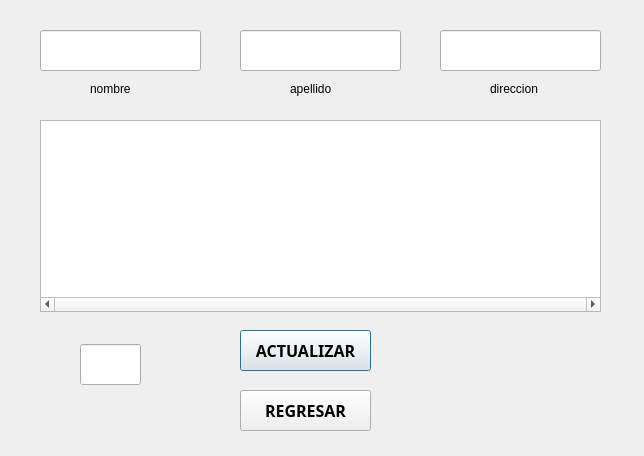
<?xml version="1.0" encoding="UTF-8"?>
<ui version="4.0">
 <class>Dialog</class>
 <widget class="QDialog" name="Dialog">
  <property name="geometry">
   <rect>
    <x>0</x>
    <y>0</y>
    <width>644</width>
    <height>456</height>
   </rect>
  </property>
  <property name="windowTitle">
   <string>Dialog</string>
  </property>
  <widget class="QTableWidget" name="table">
   <property name="geometry">
    <rect>
     <x>40</x>
     <y>120</y>
     <width>561</width>
     <height>192</height>
    </rect>
   </property>
   <property name="font">
    <font>
     <family>Hack Nerd Font Mono</family>
     <bold>true</bold>
    </font>
   </property>
   <property name="horizontalScrollBarPolicy">
    <enum>Qt::ScrollBarAlwaysOn</enum>
   </property>
  </widget>
  <widget class="QPushButton" name="btnactualizar">
   <property name="geometry">
    <rect>
     <x>240</x>
     <y>330</y>
     <width>131</width>
     <height>41</height>
    </rect>
   </property>
   <property name="font">
    <font>
     <family>Hack Nerd Font Mono</family>
     <pointsize>12</pointsize>
     <bold>true</bold>
    </font>
   </property>
   <property name="text">
    <string>ACTUALIZAR</string>
   </property>
  </widget>
  <widget class="QPushButton" name="return1">
   <property name="geometry">
    <rect>
     <x>240</x>
     <y>390</y>
     <width>131</width>
     <height>41</height>
    </rect>
   </property>
   <property name="font">
    <font>
     <family>Hack Nerd Font Mono</family>
     <pointsize>12</pointsize>
     <bold>true</bold>
    </font>
   </property>
   <property name="text">
    <string>REGRESAR</string>
   </property>
  </widget>
  <widget class="QLineEdit" name="tetxname">
   <property name="geometry">
    <rect>
     <x>40</x>
     <y>30</y>
     <width>161</width>
     <height>41</height>
    </rect>
   </property>
  </widget>
  <widget class="QLineEdit" name="textlastname">
   <property name="geometry">
    <rect>
     <x>240</x>
     <y>30</y>
     <width>161</width>
     <height>41</height>
    </rect>
   </property>
  </widget>
  <widget class="QLineEdit" name="textdirection">
   <property name="geometry">
    <rect>
     <x>440</x>
     <y>30</y>
     <width>161</width>
     <height>41</height>
    </rect>
   </property>
  </widget>
  <widget class="QLabel" name="label">
   <property name="geometry">
    <rect>
     <x>90</x>
     <y>80</y>
     <width>54</width>
     <height>17</height>
    </rect>
   </property>
   <property name="text">
    <string>nombre</string>
   </property>
  </widget>
  <widget class="QLabel" name="label_2">
   <property name="geometry">
    <rect>
     <x>290</x>
     <y>80</y>
     <width>54</width>
     <height>17</height>
    </rect>
   </property>
   <property name="text">
    <string>apellido</string>
   </property>
  </widget>
  <widget class="QLabel" name="label_3">
   <property name="geometry">
    <rect>
     <x>490</x>
     <y>80</y>
     <width>54</width>
     <height>17</height>
    </rect>
   </property>
   <property name="text">
    <string>direccion</string>
   </property>
  </widget>
  <widget class="QLineEdit" name="id">
   <property name="geometry">
    <rect>
     <x>80</x>
     <y>344</y>
     <width>61</width>
     <height>41</height>
    </rect>
   </property>
  </widget>
 </widget>
 <resources/>
 <connections/>
</ui>
